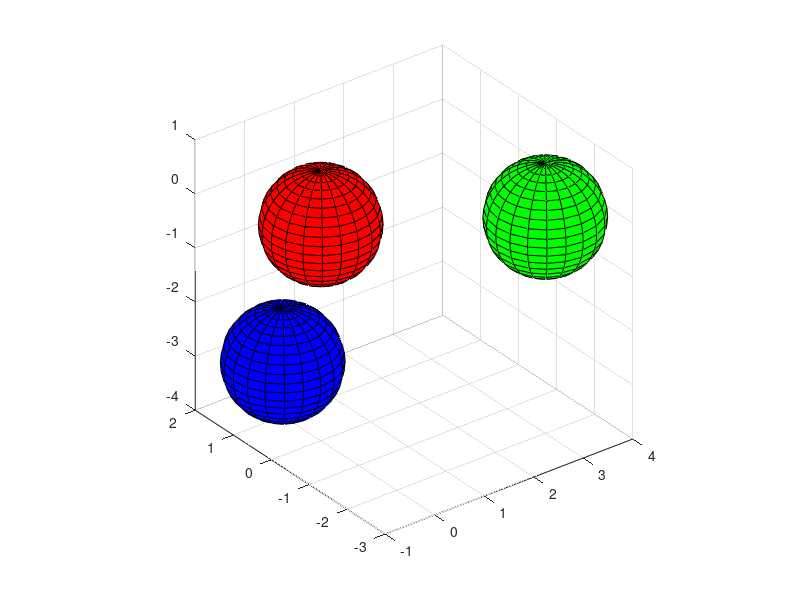

Write the MATLAB code that produced this figure.
[x,y,z] = sphere;
figure
hs1 = surf(x,y,z);
hold on
hs2 = surf(x+3,y-2,z); % centered at (3,-2,0)
hs3 = surf(x,y+1,z-3); % centered at (0,1,-3)
q1 = get(hs1);
set(hs1, 'FaceColor', [1 0 0])
set(hs2, 'FaceColor', [0 1 0])
set(hs3, 'FaceColor', [0 0 1])
axis equal
